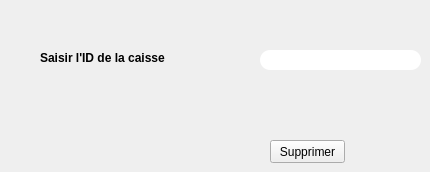
     <widget class="QWidget" name="tab_3">
      <attribute name="title">
       <string>Supprimer caisse</string>
      </attribute>
      <widget class="QLabel" name="label_ID_s">
       <property name="geometry">
        <rect>
         <x>40</x>
         <y>50</y>
         <width>151</width>
         <height>16</height>
        </rect>
       </property>
       <property name="font">
        <font>
         <pointsize>9</pointsize>
         <weight>75</weight>
         <bold>true</bold>
        </font>
       </property>
       <property name="text">
        <string>Saisir l'ID de la caisse</string>
       </property>
      </widget>
      <widget class="QLineEdit" name="lineEdit_ID_s">
       <property name="geometry">
        <rect>
         <x>260</x>
         <y>50</y>
         <width>161</width>
         <height>20</height>
        </rect>
       </property>
       <property name="styleSheet">
        <string notr="true">border-radius:10px;
background-color: rgb(255, 255, 255);</string>
       </property>
       <property name="clearButtonEnabled">
        <bool>true</bool>
       </property>
      </widget>
      <widget class="QPushButton" name="pushButton_Supprimer_c">
       <property name="geometry">
        <rect>
         <x>270</x>
         <y>140</y>
         <width>75</width>
         <height>23</height>
        </rect>
       </property>
       <property name="text">
        <string>Supprimer</string>
       </property>
      </widget>
     </widget>
